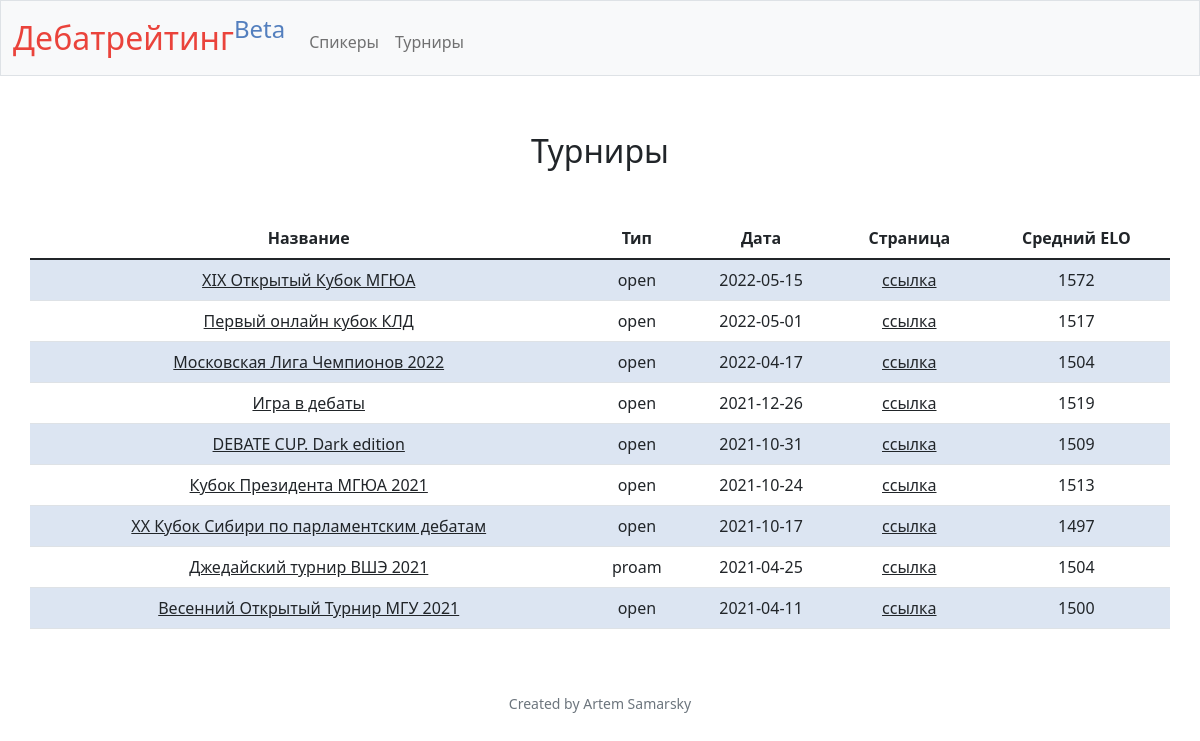
The page /tournaments on the database as committed earlier.
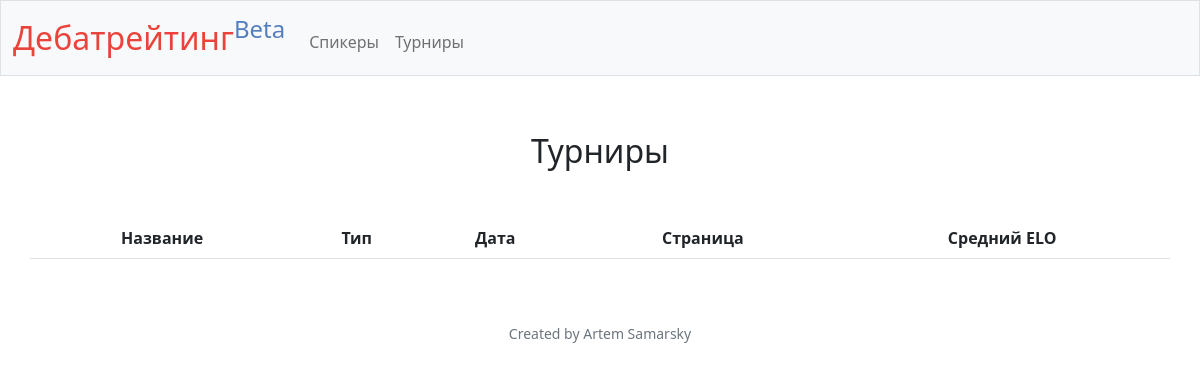
The same page on the database as committed later.
### tables this page shows
CREATE TABLE tournaments (
    id INTEGER PRIMARY KEY AUTOINCREMENT NOT NULL,
    name TEXT NOT NULL,
    short_name TEXT NOT NULL,
    slug TEXT,
    domain TEXT,
    average_rating INTEGER,
    page TEXT,
    date TEXT NOT NULL,
    type TEXT NOT NULL
);

### app.py (the view)
@app.route("/tournaments", methods=["GET", "POST"])
def tournament_list():
    tournaments = db.execute("SELECT * FROM tournaments ORDER BY date DESC")
    return render_template("tournaments.html", tournaments=tournaments)

### app.py (called while the page is built)
@app.after_request
def after_request(response):
    response.headers["Cache-Control"] = "no-cache, no-store, must-revalidate"
    response.headers["Expires"] = 0
    response.headers["Pragma"] = "no-cache"
    return response

### templates/tournaments.html (shortened to what this page needs)
{% extends "layout.html" %}
{% block main %}
    <h2 class="mb-5 mt-2">Турниры</h2>
    <div class="container-md">
        <div class="row">
                <table id="tournaments" class="table table-striped" style="width:100%">
                    <thead>
                        <tr>
                            <th>Название</th>
                            <th>Тип</th>
                            <th>Дата</th>
                            <th>Страница</th>
                            <th>Средний ELO</th>
                        </tr>
                    </thead>
                    <tbody>
                        {% for tournament in tournaments %}
                            <tr>
                                <td>
                                    <a href="/tournament?id={{ tournament["id"] }}">{{ tournament["name"] }}</a>
                                </td>
                                <td>
                                    {{ tournament["type"] }}
                                </td>
                                <td>
                                    {{ tournament["date"] }}
                                </td>
                                <td>
                                    {% if tournament["page"] != None %}
                                        <a href="{{ tournament["page"] }}">ссылка</a>
                                    {% else %}
                                        нет
                                    {% endif %}
                                </td>
                                <td>
                                    {{ tournament["average_rating"] }}
                                </td>
                            </tr>
                        {% endfor %}
                    </tbody>
                </table>
            </div>
        </div>
{% endblock %}

### templates/layout.html (shortened to what this page needs)
<!DOCTYPE html>
<html lang="en">
    <head>
        <link href="https://cdn.jsdelivr.net/npm/bootstrap@5.1.3/dist/css/bootstrap.min.css" rel="stylesheet">
        <link rel="stylesheet" type="text/css" href="/static/dataTables.bootstrap5.css">
        <link href="/static/styles.css" rel="stylesheet">
    </head>
    <body>
        <nav class="bg-light border navbar navbar-expand-md navbar-light">
            <div class="container-fluid">
                <a class="navbar-brand" href="/"><span class="red">Дебатрейтинг</span><span class="blue display-9"><sup>Beta</sup></span></a>
                <div class="collapse navbar-collapse" id="navbar">
                    {% if session["user_id"] %}
                        <ul class="navbar-nav me-auto mt-2">
                            <li class="nav-item"><a class="nav-link" href="/import">Импорт</a></li>
                            <li class="nav-item"><a class="nav-link" href="/speakers">Спикеры</a></li>
                            <li class="nav-item"><a class="nav-link" href="/tournaments">Турниры</a></li>
                        </ul>
                        <ul class="navbar-nav ms-auto mt-2">
                            <li class="nav-item"><a class="nav-link" href="/logout">Log Out</a></li>
                        </ul>
                    {% else %}
                        <ul class="navbar-nav me-auto mt-2">
                            <li class="nav-item"><a class="nav-link" href="/speakers">Спикеры</a></li>
                            <li class="nav-item"><a class="nav-link" href="/tournaments">Турниры</a></li>
                        </ul>
                    {% endif %}
                </div>
            </div>
        </nav>
        <main class="container-fluid py-5 text-center">
            {% block main %}{% endblock %}
        </main>
        <footer class="mb-5 small text-center text-muted">
            Created by Artem Samarsky
        </footer>
    </body>
</html>

### static/styles.css (style rules this page uses)
nav .navbar-brand { font-size: xx-large; }
nav .navbar-brand .blue { color: #537fbe; }
nav .navbar-brand .red { color: #ea433b; }
table { background-color: transparent; margin-bottom: 1rem; width: 100%; }
table th, table td { padding: 0.75rem; vertical-align: middle; }

Rows that differ between the two databases and show on the page:
removed tournaments: name "XIX Открытый Кубок МГЮА", type "open", date "2022-05-15", average_rating "1572"
removed tournaments: name "Первый онлайн кубок КЛД", type "open", date "2022-05-01", average_rating "1517"
removed tournaments: name "Московская Лига Чемпионов 2022", type "open", date "2022-04-17", average_rating "1504"
removed tournaments: name "Игра в дебаты", type "open", date "2021-12-26", average_rating "1519"
removed tournaments: name "DEBATE CUP. Dark edition", type "open", date "2021-10-31", average_rating "1509"
removed tournaments: name "Кубок Президента МГЮА 2021", type "open", date "2021-10-24", average_rating "1513"
removed tournaments: name "XX Кубок Сибири по парламентским дебатам", type "open", date "2021-10-17", average_rating "1497"
removed tournaments: name "Джедайский турнир ВШЭ 2021", type "proam", date "2021-04-25", average_rating "1504"
removed tournaments: name "Весенний Открытый Турнир МГУ 2021", type "open", date "2021-04-11", average_rating "1500"
